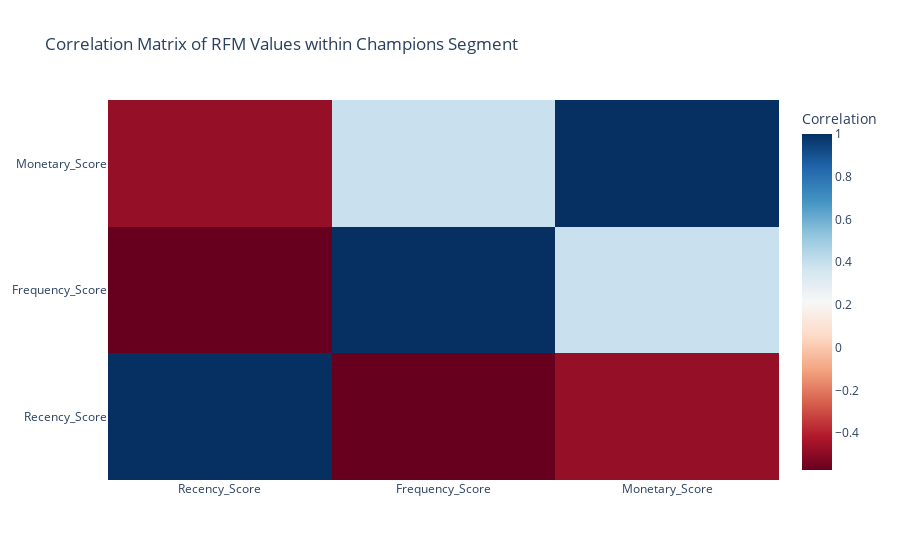

This figure's notebook cell:
### Markdown cell above
Here , we can see the Recency values for "Best Loyal Customers" lies mostly between 3 - 5 and the Monetary values lies mostly between 3 to 4 while the frequency values are all equal to 3.

### Code cell
import plotly.graph_objects as go
import numpy as np

correlation_matrix = best_loyal_cust[['Recency_Score', 'Frequency_Score', 'Monetary_Score']].corr()

# creating mask
mask = np.triu(np.ones_like(correlation_matrix))

# Visualize the correlation matrix using a heatmap
fig_heatmap = go.Figure(data=go.Heatmap(
                   z=correlation_matrix.values,
                   x=correlation_matrix.columns,
                   y=correlation_matrix.columns,
                   colorscale='RdBu',
                   colorbar=dict(title='Correlation')))

fig_heatmap.update_layout(title='Correlation Matrix of RFM Values within Champions Segment')

fig_heatmap.show()

### Figure 1 — Plotly figure (JSON) as saved in the notebook; plotly's stock layout.template omitted (floating-point values rounded to 4 significant figures)
{"data": [{"colorbar": {"title": {"text": "Correlation"}}, "colorscale": [[0, "rgb(103,0,31)"], [0.1, "rgb(178,24,43)"], [0.2, "rgb(214,96,77)"], [0.3, "rgb(244,165,130)"], [0.4, "rgb(253,219,199)"], [0.5, "rgb(247,247,247)"], [0.6, "rgb(209,229,240)"], [0.7, "rgb(146,197,222)"], [0.8, "rgb(67,147,195)"], [0.9, "rgb(33,102,172)"], [1, "rgb(5,48,97)"]], "type": "heatmap", "x": ["Recency_Score", "Frequency_Score", "Monetary_Score"], "y": ["Recency_Score", "Frequency_Score", "Monetary_Score"], "z": [[1, -0.5717, -0.4747], [-0.5717, 1, 0.3907], [-0.4747, 0.3907, 1]]}], "layout": {"title": {"text": "Correlation Matrix of RFM Values within Champions Segment"}}}
